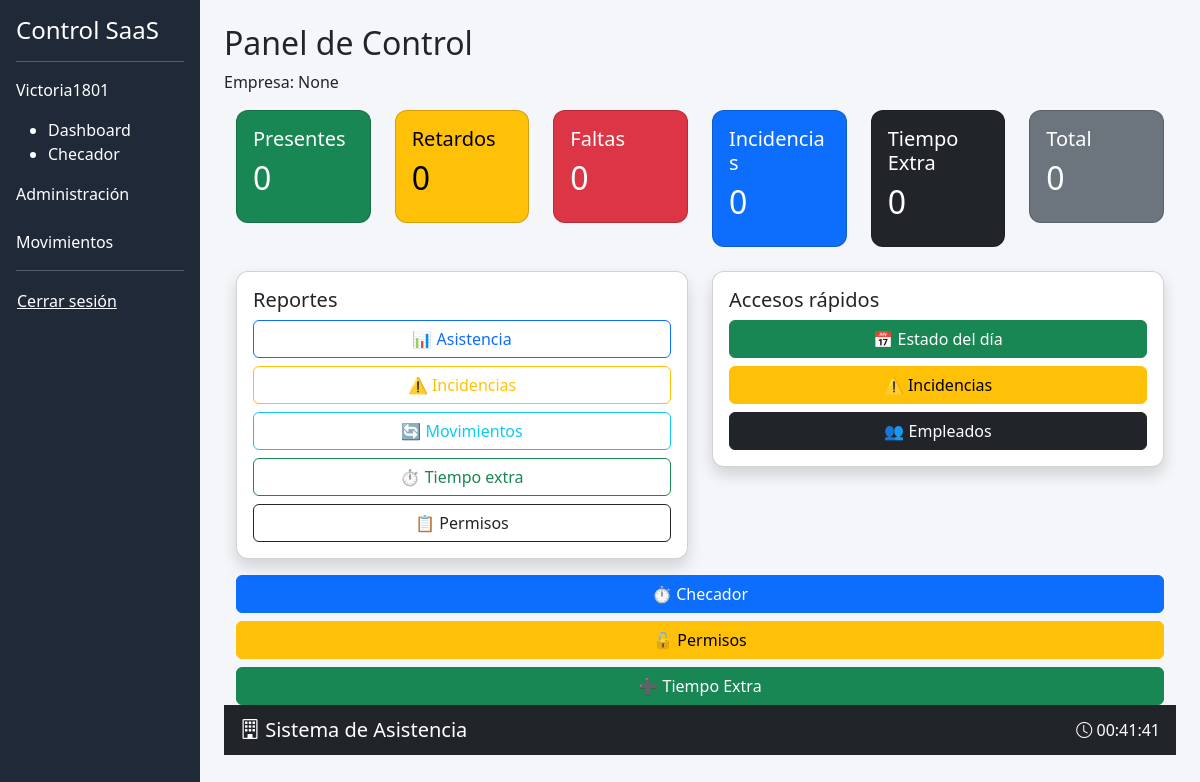
Page /dashboard/ (signed in) on the earlier database version.
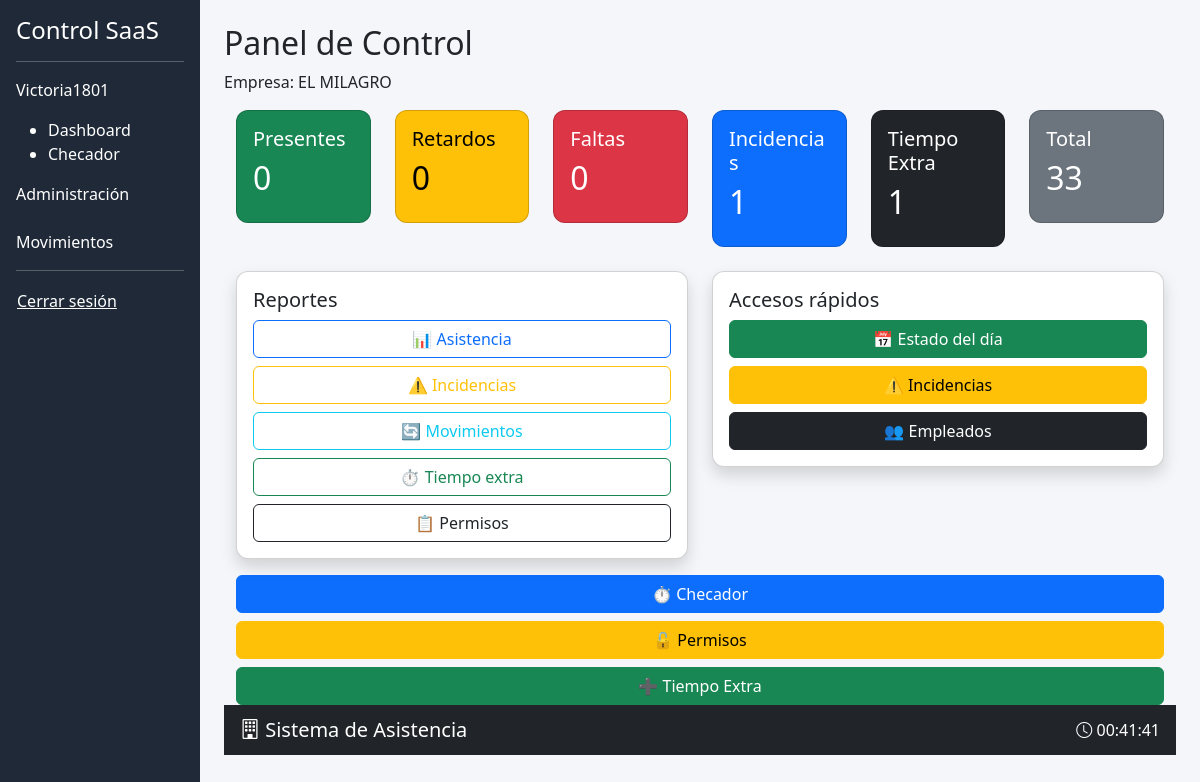
Same page on the later database version.
### core/models.py (models this page shows)
class Empresa(models.Model):
    nombre = models.CharField(max_length=150)
    subdominio = models.CharField(max_length=50, unique=True)
    activa = models.BooleanField(default=True)
    def __str__(self):
        return self.nombre

### core/views/dashboard.py (the view)
# urls.py: path("", lambda request: redirect("core:dashboard")),
@login_required
def dashboard(request):
    empresa = obtener_empresa_usuario(request.user)
    hoy = timezone.localdate()
    empleados = Empleado.objects.filter(
        empresa=empresa,
        activo=True
    )
    asistencias = Asistencia.objects.filter(
        empresa=empresa,
        fecha=hoy
    ).select_related("empleado")
    incidencias = IncidenciaDia.objects.filter(
        empleado__empresa=empresa,
        fecha=hoy
    )
    tiempos_extra = TiempoExtra.objects.filter(
        asistencia__empresa=empresa,
        fecha=hoy
    )
    presentes = 0
    retardos = 0
    faltas = 0
    for empleado in empleados:
        estado = calcular_estado_asistencia(empleado, hoy)
        if estado == "OK":
            presentes += 1
        elif estado == "RETARDO":
            presentes += 1
            retardos += 1
        elif estado == "FALTA":
            faltas += 1
    context = {
        "empresa": empresa,
        "presentes": presentes,
        "retardos": retardos,
        "faltas": faltas,
        "incidencias": incidencias.count(),
        "tiempo_extra": tiempos_extra.count(),
        "total_empleados": empleados.count(),
    }
    return render(request, "control/dashboard.html", context)

### core/utils.py (called while the page is built, shortened)
def calcular_estado_asistencia(empleado, fecha):
    asistencia = empleado.asistencia_set.filter(fecha=fecha).first()
    if not asistencia:
        return "FALTA"
    if not asistencia.hora_entrada:
        return "FALTA"
    turno = empleado.turno
    if not turno:
        return "SIN TURNO"
    movimientos = Movimiento.objects.filter(asistencia=asistencia)
    tiene_salida_permiso = movimientos.filter(tipo="SALIDA_PERMISO").exists()
    tiene_regreso = movimientos.filter(tipo="REGRESO").exists()
    tiene_tiempo_extra = movimientos.filter(tipo="INICIO_TIEMPO_EXTRA").exists()
    if not asistencia.hora_salida:
        if tiene_salida_permiso and not tiene_regreso:
            return "PERMISO"
        if tiene_tiempo_extra:
            return "TIEMPO EXTRA"
        return "INCOMPLETO"

def obtener_empresa_usuario(user):
    if hasattr(user, "perfil_core"):
        return user.perfil_core.empresa
    return None

### core/templates/control/dashboard.html
{% extends "control/base.html" %}
{% block content %}
<h2>Panel de Control</h2>
<p>Empresa: {{ empresa }}</p>
<div class="container">
<div class="row">
<div class="col-md-2">
<div class="card text-bg-success">
<div class="card-body">
<h5>Presentes</h5>
<h2>{{ presentes }}</h2>
</div>
</div>
</div>
<div class="col-md-2">
<div class="card text-bg-warning">
<div class="card-body">
<h5>Retardos</h5>
<h2>{{ retardos }}</h2>
</div>
</div>
</div>
<div class="col-md-2">
<div class="card text-bg-danger">
<div class="card-body">
<h5>Faltas</h5>
<h2>{{ faltas }}</h2>
</div>
</div>
</div>
<div class="col-md-2">
<div class="card text-bg-primary">
<div class="card-body">
<h5>Incidencias</h5>
<h2>{{ incidencias }}</h2>
</div>
</div>
</div>
<div class="col-md-2">
<div class="card text-bg-dark">
<div class="card-body">
<h5>Tiempo Extra</h5>
<h2>{{ tiempo_extra }}</h2>
</div>
</div>
</div>
<div class="col-md-2">
<div class="card text-bg-secondary">
<div class="card-body">
<h5>Total</h5>
<h2>{{ total_empleados }}</h2>
</div>
</div>
</div>
</div>
<div class="row mt-4">
    <div class="col-md-6">
        <div class="card shadow p-3">
            <h5>Reportes</h5>
            <div class="d-grid gap-2">
                <a href="{% url 'reportes:asistencia' %}" class="btn btn-outline-primary">
                    📊 Asistencia
                </a>
                <a href="{% url 'reportes:incidencias' %}" class="btn btn-outline-warning">
                    ⚠️ Incidencias
                </a>
                <a href="{% url 'reportes:movimientos' %}" class="btn btn-outline-info">
                    🔄 Movimientos
                </a>
                <a href="{% url 'reportes:tiempos_extra' %}" class="btn btn-outline-success">
                    ⏱ Tiempo extra
                </a>
                <a href="{% url 'reportes:permisos' %}" class="btn btn-outline-dark">
                    📋 Permisos
                </a>
            </div>
        </div>
    </div>
    <div class="col-md-6">
        <div class="card shadow p-3">
            <h5>Accesos rápidos</h5>
            <div class="d-grid gap-2">
                <a href="{% url 'core:estado_dia' %}" class="btn btn-success">
                    📅 Estado del día
                </a>
                <a href="{% url 'nucleo:lista_incidencias' %}" class="btn btn-warning">
                    ⚠️ Incidencias
                </a>
                <a href="/admin/nucleo/empleado/" class="btn btn-dark">
                    👥 Empleados
                </a>
            </div>
        </div>
    </div>
</div>
<div class="d-grid gap-2 mt-3">
    <a href="{% url 'asistencia:checador' %}" class="btn btn-primary">
        ⏱ Checador
    </a>
    <a href="{% url 'asistencia:permisos' %}" class="btn btn-warning">
        🔓 Permisos
    </a>
    <a href="{% url 'asistencia:tiempo_extra' %}" class="btn btn-success">
        ➕ Tiempo Extra
    </a>
{% endblock %}

### core/templates/control/base.html (shortened to what this page needs)
<!DOCTYPE html>
<html lang="es">
<head>
    <link href="https://cdn.jsdelivr.net/npm/bootstrap@5.3.2/dist/css/bootstrap.min.css" rel="stylesheet">
    <link rel="stylesheet" href="https://cdn.jsdelivr.net/npm/bootstrap-icons@1.11.3/font/bootstrap-icons.css">
</head>
<body>
<div class="container-fluid">
    <div class="row">
        <div class="col-md-2 sidebar p-3">
            <h4>Control SaaS</h4>
            <hr>
            <p>{{ request.user.username }}</p>
            <ul>
            <li>
            <a href="{% url 'core:dashboard' %}">
            Dashboard
            </a>
            </li>
            <li>
            <a href="{% url 'asistencia:checador' %}">
            Checador
            </a>
            </li>
            </ul>
            <a href="/admin/">Administración</a><br><br>
            <a href="{% url 'movimientos:movimientos_lista' %}">Movimientos</a><br>
            <hr>
            <form action="{% url 'logout' %}" method="post">
    <button class="btn btn-link text-white p-0">Cerrar sesión</button>
</form>
        </div>
        <div class="col-md-10 p-4">
            {% block content %}{% endblock %}
        </div>
</div>
</body>
<nav class="navbar navbar-dark bg-dark px-3">
<span class="navbar-brand mb-0 h5">
<i class="bi bi-building"></i> Sistema de Asistencia
</span>
<div class="text-white">
<i class="bi bi-clock"></i>
<span id="reloj"></span>
</div>
</nav>
</html>

### core/templates/control/base.html (style rules this page uses)
body { background-color: #f4f6f9; }
.sidebar { height: 100vh; background: #1f2937; color: white; }
.sidebar a { color: white; text-decoration: none; }
.card { border-radius: 12px; }

Differences in the rows shown:
added Empresa: nombre "EL MILAGRO"
Other differences:
{{ incidencias }}: "0" → "1"
{{ tiempo_extra }}: "0" → "1"
{{ total_empleados }}: "0" → "33"
{{ empresa }}: "None" → (not shown)
